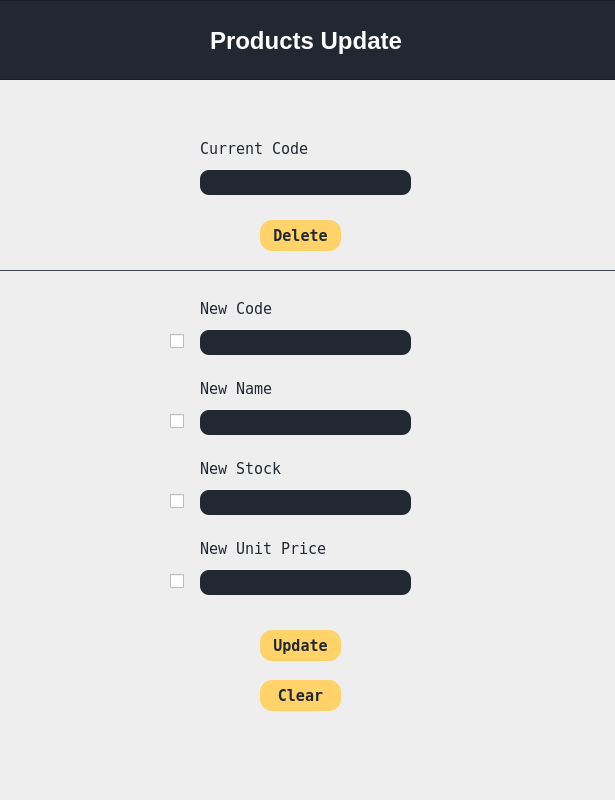
<?xml version="1.0" encoding="UTF-8"?>
<ui version="4.0">
 <class>productupdater</class>
 <widget class="QDialog" name="productupdater">
  <property name="geometry">
   <rect>
    <x>0</x>
    <y>0</y>
    <width>615</width>
    <height>800</height>
   </rect>
  </property>
  <property name="windowTitle">
   <string>Dialog</string>
  </property>
  <property name="styleSheet">
   <string notr="true">QFrame
{
	background-color: rgb(34, 40, 49);
	
}



QDialog
{
	background-color: rgb(238, 238, 238);
}



QLabel
{
	background-color:rgb(238, 238, 238);
	color: rgb(34, 40, 49);
	font: 11pt &quot;DejaVu Sans Mono&quot;;
}

QLineEdit
{

	color:rgb(238, 238, 238);
	background-color: rgb(34, 40, 49);
	border-radius: 9px;
	font: 9pt &quot;DejaVu Sans Mono&quot;;

}


QPushButton
{
	border-radius: 12px;
	background-color: rgb(255, 211, 105);
	color: rgb(34, 40, 49);
	font: 700 11pt &quot;DejaVu Sans Mono&quot;;
	
	
}




</string>
  </property>
  <widget class="QLabel" name="label_4">
   <property name="geometry">
    <rect>
     <x>200</x>
     <y>460</y>
     <width>111</width>
     <height>17</height>
    </rect>
   </property>
   <property name="font">
    <font>
     <family>DejaVu Sans Mono</family>
     <pointsize>11</pointsize>
     <italic>false</italic>
     <bold>false</bold>
    </font>
   </property>
   <property name="text">
    <string>New Stock</string>
   </property>
  </widget>
  <widget class="QFrame" name="frame">
   <property name="geometry">
    <rect>
     <x>-60</x>
     <y>0</y>
     <width>700</width>
     <height>80</height>
    </rect>
   </property>
   <property name="styleSheet">
    <string notr="true">font: 700 18pt &quot;Ubuntu&quot;;
background-color: rgb(34, 40, 49);
color:rgb(238, 238, 238);
</string>
   </property>
   <property name="frameShape">
    <enum>QFrame::StyledPanel</enum>
   </property>
   <property name="frameShadow">
    <enum>QFrame::Raised</enum>
   </property>
   <widget class="QLabel" name="label">
    <property name="geometry">
     <rect>
      <x>270</x>
      <y>20</y>
      <width>191</width>
      <height>41</height>
     </rect>
    </property>
    <property name="font">
     <font>
      <family>Ubuntu</family>
      <pointsize>18</pointsize>
      <italic>false</italic>
      <bold>true</bold>
     </font>
    </property>
    <property name="styleSheet">
     <string notr="true">color: rgb(255, 255, 255);</string>
    </property>
    <property name="text">
     <string>Products Update</string>
    </property>
   </widget>
  </widget>
  <widget class="QLabel" name="label_5">
   <property name="geometry">
    <rect>
     <x>200</x>
     <y>540</y>
     <width>131</width>
     <height>17</height>
    </rect>
   </property>
   <property name="font">
    <font>
     <family>DejaVu Sans Mono</family>
     <pointsize>11</pointsize>
     <italic>false</italic>
     <bold>false</bold>
    </font>
   </property>
   <property name="text">
    <string>New Unit Price</string>
   </property>
  </widget>
  <widget class="QLabel" name="label_2">
   <property name="geometry">
    <rect>
     <x>200</x>
     <y>300</y>
     <width>81</width>
     <height>17</height>
    </rect>
   </property>
   <property name="font">
    <font>
     <family>DejaVu Sans Mono</family>
     <pointsize>11</pointsize>
     <italic>false</italic>
     <bold>false</bold>
    </font>
   </property>
   <property name="text">
    <string>New Code</string>
   </property>
  </widget>
  <widget class="QLineEdit" name="errorCurrentCode">
   <property name="geometry">
    <rect>
     <x>430</x>
     <y>170</y>
     <width>161</width>
     <height>26</height>
    </rect>
   </property>
   <property name="font">
    <font>
     <family>DejaVu Sans Mono</family>
     <pointsize>9</pointsize>
     <italic>false</italic>
     <bold>false</bold>
    </font>
   </property>
   <property name="styleSheet">
    <string notr="true">background-color:rgb(238, 238, 238) ;
color: rgb(192, 28, 40);
font: 9pt &quot;DejaVu Sans Mono&quot;;</string>
   </property>
   <property name="text">
    <string/>
   </property>
  </widget>
  <widget class="QLabel" name="label_3">
   <property name="geometry">
    <rect>
     <x>200</x>
     <y>380</y>
     <width>91</width>
     <height>17</height>
    </rect>
   </property>
   <property name="font">
    <font>
     <family>DejaVu Sans Mono</family>
     <pointsize>11</pointsize>
     <italic>false</italic>
     <bold>false</bold>
    </font>
   </property>
   <property name="text">
    <string>New Name</string>
   </property>
  </widget>
  <widget class="QLineEdit" name="codeIn">
   <property name="geometry">
    <rect>
     <x>200</x>
     <y>330</y>
     <width>211</width>
     <height>25</height>
    </rect>
   </property>
   <property name="font">
    <font>
     <family>DejaVu Sans Mono</family>
     <pointsize>9</pointsize>
     <italic>false</italic>
     <bold>false</bold>
    </font>
   </property>
   <property name="text">
    <string/>
   </property>
   <property name="echoMode">
    <enum>QLineEdit::Normal</enum>
   </property>
  </widget>
  <widget class="QLineEdit" name="nameIn">
   <property name="geometry">
    <rect>
     <x>200</x>
     <y>410</y>
     <width>211</width>
     <height>25</height>
    </rect>
   </property>
   <property name="font">
    <font>
     <family>DejaVu Sans Mono</family>
     <pointsize>9</pointsize>
     <italic>false</italic>
     <bold>false</bold>
    </font>
   </property>
   <property name="text">
    <string/>
   </property>
   <property name="echoMode">
    <enum>QLineEdit::Normal</enum>
   </property>
  </widget>
  <widget class="QLineEdit" name="stockIn">
   <property name="geometry">
    <rect>
     <x>200</x>
     <y>490</y>
     <width>211</width>
     <height>25</height>
    </rect>
   </property>
   <property name="font">
    <font>
     <family>DejaVu Sans Mono</family>
     <pointsize>9</pointsize>
     <italic>false</italic>
     <bold>false</bold>
    </font>
   </property>
   <property name="text">
    <string/>
   </property>
   <property name="echoMode">
    <enum>QLineEdit::Normal</enum>
   </property>
  </widget>
  <widget class="QLineEdit" name="unitIn">
   <property name="geometry">
    <rect>
     <x>200</x>
     <y>570</y>
     <width>211</width>
     <height>25</height>
    </rect>
   </property>
   <property name="font">
    <font>
     <family>DejaVu Sans Mono</family>
     <pointsize>9</pointsize>
     <italic>false</italic>
     <bold>false</bold>
    </font>
   </property>
   <property name="text">
    <string/>
   </property>
   <property name="echoMode">
    <enum>QLineEdit::Normal</enum>
   </property>
  </widget>
  <widget class="QPushButton" name="updateProduct">
   <property name="geometry">
    <rect>
     <x>260</x>
     <y>630</y>
     <width>81</width>
     <height>31</height>
    </rect>
   </property>
   <property name="font">
    <font>
     <family>DejaVu Sans Mono</family>
     <pointsize>11</pointsize>
     <italic>false</italic>
     <bold>true</bold>
    </font>
   </property>
   <property name="text">
    <string>Update</string>
   </property>
  </widget>
  <widget class="QPushButton" name="deleteProduct">
   <property name="geometry">
    <rect>
     <x>260</x>
     <y>220</y>
     <width>81</width>
     <height>31</height>
    </rect>
   </property>
   <property name="font">
    <font>
     <family>DejaVu Sans Mono</family>
     <pointsize>11</pointsize>
     <italic>false</italic>
     <bold>true</bold>
    </font>
   </property>
   <property name="text">
    <string>Delete</string>
   </property>
  </widget>
  <widget class="QPushButton" name="clearScreen">
   <property name="geometry">
    <rect>
     <x>260</x>
     <y>680</y>
     <width>81</width>
     <height>31</height>
    </rect>
   </property>
   <property name="font">
    <font>
     <family>DejaVu Sans Mono</family>
     <pointsize>11</pointsize>
     <italic>false</italic>
     <bold>true</bold>
    </font>
   </property>
   <property name="text">
    <string>Clear</string>
   </property>
  </widget>
  <widget class="QLabel" name="label_6">
   <property name="geometry">
    <rect>
     <x>200</x>
     <y>140</y>
     <width>111</width>
     <height>17</height>
    </rect>
   </property>
   <property name="font">
    <font>
     <family>DejaVu Sans Mono</family>
     <pointsize>11</pointsize>
     <italic>false</italic>
     <bold>false</bold>
    </font>
   </property>
   <property name="text">
    <string>Current Code</string>
   </property>
  </widget>
  <widget class="QLineEdit" name="currentcodeIn">
   <property name="geometry">
    <rect>
     <x>200</x>
     <y>170</y>
     <width>211</width>
     <height>25</height>
    </rect>
   </property>
   <property name="font">
    <font>
     <family>DejaVu Sans Mono</family>
     <pointsize>9</pointsize>
     <italic>false</italic>
     <bold>false</bold>
    </font>
   </property>
   <property name="text">
    <string/>
   </property>
   <property name="echoMode">
    <enum>QLineEdit::Normal</enum>
   </property>
  </widget>
  <widget class="QCheckBox" name="checkNewCode">
   <property name="geometry">
    <rect>
     <x>170</x>
     <y>330</y>
     <width>21</width>
     <height>23</height>
    </rect>
   </property>
   <property name="text">
    <string/>
   </property>
  </widget>
  <widget class="QCheckBox" name="checkNewName">
   <property name="geometry">
    <rect>
     <x>170</x>
     <y>410</y>
     <width>21</width>
     <height>23</height>
    </rect>
   </property>
   <property name="text">
    <string/>
   </property>
  </widget>
  <widget class="QCheckBox" name="checkNewStock">
   <property name="geometry">
    <rect>
     <x>170</x>
     <y>490</y>
     <width>21</width>
     <height>23</height>
    </rect>
   </property>
   <property name="text">
    <string/>
   </property>
  </widget>
  <widget class="QCheckBox" name="checkNewUnitPrice">
   <property name="geometry">
    <rect>
     <x>170</x>
     <y>570</y>
     <width>21</width>
     <height>23</height>
    </rect>
   </property>
   <property name="text">
    <string/>
   </property>
  </widget>
  <widget class="Line" name="line2_2">
   <property name="geometry">
    <rect>
     <x>-60</x>
     <y>270</y>
     <width>1300</width>
     <height>1</height>
    </rect>
   </property>
   <property name="styleSheet">
    <string notr="true">background-color:rgb(57, 62, 70);</string>
   </property>
   <property name="orientation">
    <enum>Qt::Horizontal</enum>
   </property>
  </widget>
  <widget class="QLineEdit" name="errorNewCode">
   <property name="geometry">
    <rect>
     <x>430</x>
     <y>330</y>
     <width>151</width>
     <height>26</height>
    </rect>
   </property>
   <property name="font">
    <font>
     <family>DejaVu Sans Mono</family>
     <pointsize>9</pointsize>
     <italic>false</italic>
     <bold>false</bold>
    </font>
   </property>
   <property name="styleSheet">
    <string notr="true">background-color:rgb(238, 238, 238) ;
color: rgb(192, 28, 40);
font: 9pt &quot;DejaVu Sans Mono&quot;;</string>
   </property>
   <property name="text">
    <string/>
   </property>
  </widget>
  <widget class="QLineEdit" name="updatedSucessfully">
   <property name="geometry">
    <rect>
     <x>190</x>
     <y>740</y>
     <width>221</width>
     <height>26</height>
    </rect>
   </property>
   <property name="font">
    <font>
     <family>DejaVu Sans Mono</family>
     <pointsize>9</pointsize>
     <italic>false</italic>
     <bold>false</bold>
    </font>
   </property>
   <property name="styleSheet">
    <string notr="true">background-color:rgb(238, 238, 238) ;
color: rgb(192, 28, 40);
font: 9pt &quot;DejaVu Sans Mono&quot;;
</string>
   </property>
   <property name="text">
    <string/>
   </property>
  </widget>
 </widget>
 <resources/>
 <connections>
  <connection>
   <sender>clearScreen</sender>
   <signal>clicked()</signal>
   <receiver>unitIn</receiver>
   <slot>clear()</slot>
   <hints>
    <hint type="sourcelabel">
     <x>279</x>
     <y>695</y>
    </hint>
    <hint type="destinationlabel">
     <x>253</x>
     <y>575</y>
    </hint>
   </hints>
  </connection>
  <connection>
   <sender>clearScreen</sender>
   <signal>clicked()</signal>
   <receiver>stockIn</receiver>
   <slot>clear()</slot>
   <hints>
    <hint type="sourcelabel">
     <x>326</x>
     <y>692</y>
    </hint>
    <hint type="destinationlabel">
     <x>370</x>
     <y>492</y>
    </hint>
   </hints>
  </connection>
  <connection>
   <sender>clearScreen</sender>
   <signal>clicked()</signal>
   <receiver>nameIn</receiver>
   <slot>clear()</slot>
   <hints>
    <hint type="sourcelabel">
     <x>332</x>
     <y>699</y>
    </hint>
    <hint type="destinationlabel">
     <x>353</x>
     <y>419</y>
    </hint>
   </hints>
  </connection>
  <connection>
   <sender>clearScreen</sender>
   <signal>clicked()</signal>
   <receiver>codeIn</receiver>
   <slot>clear()</slot>
   <hints>
    <hint type="sourcelabel">
     <x>263</x>
     <y>689</y>
    </hint>
    <hint type="destinationlabel">
     <x>279</x>
     <y>334</y>
    </hint>
   </hints>
  </connection>
  <connection>
   <sender>clearScreen</sender>
   <signal>clicked()</signal>
   <receiver>errorCurrentCode</receiver>
   <slot>clear()</slot>
   <hints>
    <hint type="sourcelabel">
     <x>330</x>
     <y>686</y>
    </hint>
    <hint type="destinationlabel">
     <x>549</x>
     <y>192</y>
    </hint>
   </hints>
  </connection>
  <connection>
   <sender>clearScreen</sender>
   <signal>clicked()</signal>
   <receiver>currentcodeIn</receiver>
   <slot>clear()</slot>
   <hints>
    <hint type="sourcelabel">
     <x>267</x>
     <y>703</y>
    </hint>
    <hint type="destinationlabel">
     <x>311</x>
     <y>192</y>
    </hint>
   </hints>
  </connection>
  <connection>
   <sender>currentcodeIn</sender>
   <signal>textChanged(QString)</signal>
   <receiver>errorCurrentCode</receiver>
   <slot>clear()</slot>
   <hints>
    <hint type="sourcelabel">
     <x>393</x>
     <y>187</y>
    </hint>
    <hint type="destinationlabel">
     <x>458</x>
     <y>194</y>
    </hint>
   </hints>
  </connection>
  <connection>
   <sender>codeIn</sender>
   <signal>textChanged(QString)</signal>
   <receiver>errorCurrentCode</receiver>
   <slot>clear()</slot>
   <hints>
    <hint type="sourcelabel">
     <x>222</x>
     <y>336</y>
    </hint>
    <hint type="destinationlabel">
     <x>470</x>
     <y>193</y>
    </hint>
   </hints>
  </connection>
  <connection>
   <sender>codeIn</sender>
   <signal>textChanged(QString)</signal>
   <receiver>errorNewCode</receiver>
   <slot>clear()</slot>
   <hints>
    <hint type="sourcelabel">
     <x>391</x>
     <y>347</y>
    </hint>
    <hint type="destinationlabel">
     <x>511</x>
     <y>346</y>
    </hint>
   </hints>
  </connection>
  <connection>
   <sender>clearScreen</sender>
   <signal>clicked()</signal>
   <receiver>errorNewCode</receiver>
   <slot>clear()</slot>
   <hints>
    <hint type="sourcelabel">
     <x>322</x>
     <y>691</y>
    </hint>
    <hint type="destinationlabel">
     <x>563</x>
     <y>345</y>
    </hint>
   </hints>
  </connection>
  <connection>
   <sender>clearScreen</sender>
   <signal>clicked()</signal>
   <receiver>updatedSucessfully</receiver>
   <slot>clear()</slot>
   <hints>
    <hint type="sourcelabel">
     <x>331</x>
     <y>697</y>
    </hint>
    <hint type="destinationlabel">
     <x>350</x>
     <y>761</y>
    </hint>
   </hints>
  </connection>
  <connection>
   <sender>currentcodeIn</sender>
   <signal>textChanged(QString)</signal>
   <receiver>updatedSucessfully</receiver>
   <slot>clear()</slot>
   <hints>
    <hint type="sourcelabel">
     <x>212</x>
     <y>193</y>
    </hint>
    <hint type="destinationlabel">
     <x>219</x>
     <y>746</y>
    </hint>
   </hints>
  </connection>
  <connection>
   <sender>codeIn</sender>
   <signal>textChanged(QString)</signal>
   <receiver>updatedSucessfully</receiver>
   <slot>clear()</slot>
   <hints>
    <hint type="sourcelabel">
     <x>233</x>
     <y>332</y>
    </hint>
    <hint type="destinationlabel">
     <x>249</x>
     <y>744</y>
    </hint>
   </hints>
  </connection>
 </connections>
</ui>
